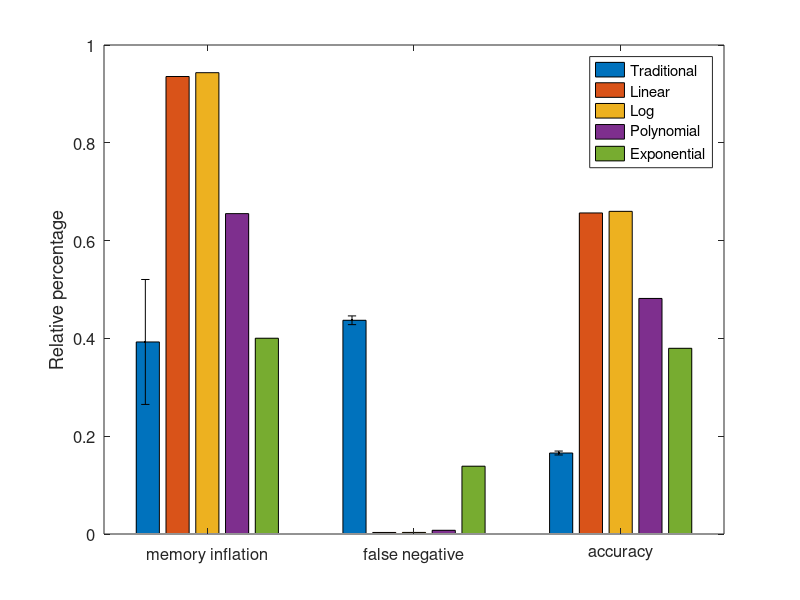

MATLAB code to generate this figure: (Note: this script raises an error after producing the figure.)
%no limit of hashtable size
figure
normal=[0.3927297279656151,0.43707255281187896,0.1656248481575056];
linear_byte=[0.9355804882253208,0.0031519433022424207, 0.6565401724019198];
linear_packet=[0.6164163471845949,0.010837061154369759,0.4452072320612534];
log=[0.9433850655308879 0.0032351807556011913 0.6598432018491063];
Polynomial=[0.6551895879106516 0.0075977132350325315 0.481729192863667];
exponential=[0.4003676030369248 0.1386706735911284 0.3797790610733555];
std_normal=[0.12774450459045503,0.008930810836910143,0.004007127201515078];
std_linear_byte=[0.0031808184281565547,0.001030673659210401,0.004887432700710774];
std_linear_packet=[0.04001024237056504,0.0021325176946342546,0.0025895975164054712];
std_log=[0.0024748210556042563 6.921119262016754E-4 0.005325822691464453];
std_polynominal=[0.03531361209442094 0.0017723634334378309 0.0029525542500940323];
std_exponential=[0.09702748432437107 0.005821478803914358 0.001975078402619852];
hb = bar([1 2 3],[normal' linear_byte' log' Polynomial' exponential']);
legend('Traditional', 'Linear', 'Log', 'Polynomial', 'Exponential');
set(gca, 'FontSize', 12, 'XTick', [1 2 3], 'xticklabel', {'memory inflation', 'false negative', 'accuracy'});
ylabel('Relative percentage')

errbar=[std_normal; std_linear_byte; std_log; std_polynominal; std_exponential];
yd = [normal' linear_byte' log' Polynomial' exponential']';
hold on
for k1 = 1:5
    errorbar([1:3]+.15*(k1-3),  yd(k1,:),  errbar(k1,:), '.k', 'LineWidth',2)
end
hold off

%size of hash table: 10007
figure
normal=[0.4347659801922905 0.16734513204404713];
linear_byte=[0.044265681845994304 0.4163087899177092];
log=[0.04824840598240313 0.38735910907600557];
Polynomial=[0.028424418615617474 0.43098846906574695];
exponential=[0.15728213027906518 0.36487466600721086];
std_normal=[0.008256987442062267 0.00676309448281984];
std_linear_byte=[0.00420224953464288 0.0042156189428268695];
std_log=[0.003941062078666947 0.00484157337423277];
std_polynominal=[0.003262968757166595 0.009867289743455231];
std_exponential=[0.008668916114364959 0.00950776427792296];
hb = bar([1 2],[normal' linear_byte' log' Polynomial' exponential']);
legend('Traditional', 'Linear', 'Log', 'Polynomial', 'Exponential');
set(gca, 'FontSize', 22, 'XTick', [1 2], 'xticklabel', {'false negative', 'accuracy'});
%ylabel('Relative percentage')

errbar=[std_normal; std_linear_byte; std_log; std_polynominal; std_exponential];
yd = [normal' linear_byte' log' Polynomial' exponential']';
hold on
for k1 = 1:5
    errorbar([1:2]+.15*(k1-3),  yd(k1,:),  errbar(k1,:), '.k', 'LineWidth',2)
end
hold off
%size of hash table: 104743
figure
normal=[0.4315198805990133 0.16807775870676453];
linear_byte=[0.007889219964568334 0.6282661562050615];
log=[0.00861041278588809 0.6270198256113931];
Polynomial=[0.009033698619970184 0.48104507500699806];
exponential=[0.13792743299228252 0.3837386442044899];
std_normal=[0.009207779019821142 0.00773176096451279];
std_linear_byte=[0.00420224953464288 0.0042156189428268695];
std_log=[0.003941062078666947 0.00484157337423277];
std_polynominal=[0.0018328150167368482 0.009377644001543036];
std_exponential=[0.008070324036357782 0.00947604803745172];
hb = bar([1 2],[normal' linear_byte' log' Polynomial' exponential']);
legend('Traditional', 'Linear', 'Log', 'Polynomial', 'Exponential');
set(gca, 'FontSize', 22, 'XTick', [1 2], 'xticklabel', {'false negative', 'accuracy'});
%ylabel('Relative percentage')

errbar=[std_normal; std_linear_byte; std_log; std_polynominal; std_exponential];
yd = [normal' linear_byte' log' Polynomial' exponential']';
hold on
for k1 = 1:5
    errorbar([1:2]+.15*(k1-3),  yd(k1,:),  errbar(k1,:), '.k', 'LineWidth',2)
end
